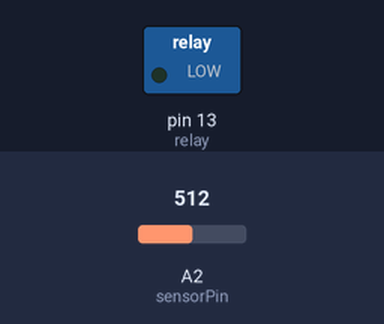
Bench run of a sketch on a simulated Arduino Uno, built with avr-gcc and run on an emulated ATmega328P. On the bench: switched loads named in the sketch (green lamp = pin HIGH). The inputs (shaded band) are chosen by the test bench; at power-on: A2 (sensorPin) = 512. What the sketch prints to the serial monitor is not drawn.

Above: at 1.2 s.
1.3 s: A2 (sensorPin) set to 607
2.8 s: A2 (sensorPin) set to 627
At 3.8 s:
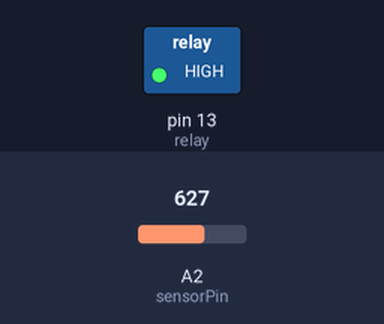
4.3 s: A2 (sensorPin) set to 511
At 5.0 s:
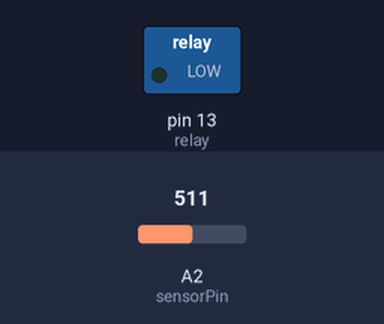
5.8 s: A2 (sensorPin) set to 716
At 6.1 s:
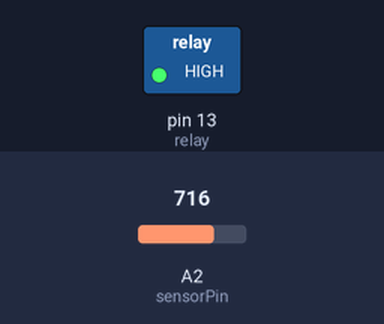
Timing chart, 0 to 8.3 s (numbered marks = the images above; inputs shaded):
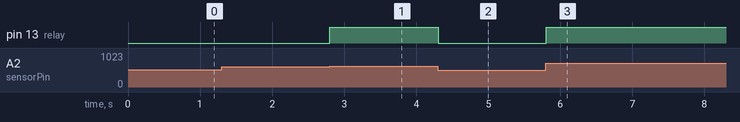

The sketch:

analogwithrelay.ino
```cpp
int sensorPin = A2  ;
int relay = 13;
int sensorValue = 0,value = 0;

void setup() {
  Serial.begin(9600);
  pinMode(relay, OUTPUT);
}

void loop() {
  sensorValue = analogRead(sensorPin);
  value=map(sensorValue,0,1025,0,5);
  Serial.println(value);
  if(value >= 2.5){
    digitalWrite(relay, HIGH);
    } else{
    digitalWrite(relay, LOW);
      }
}
```

Measured:
- the behaviour switches between 614 and 615 on A2 (sensorPin) (found by bisection; images 0 and 1)
- after the input at 2.8 s, pin 13 (relay): LOW → HIGH at once
- after the input at 4.3 s, pin 13 (relay): HIGH → LOW at once
- after the input at 5.8 s, pin 13 (relay): LOW → HIGH at once
